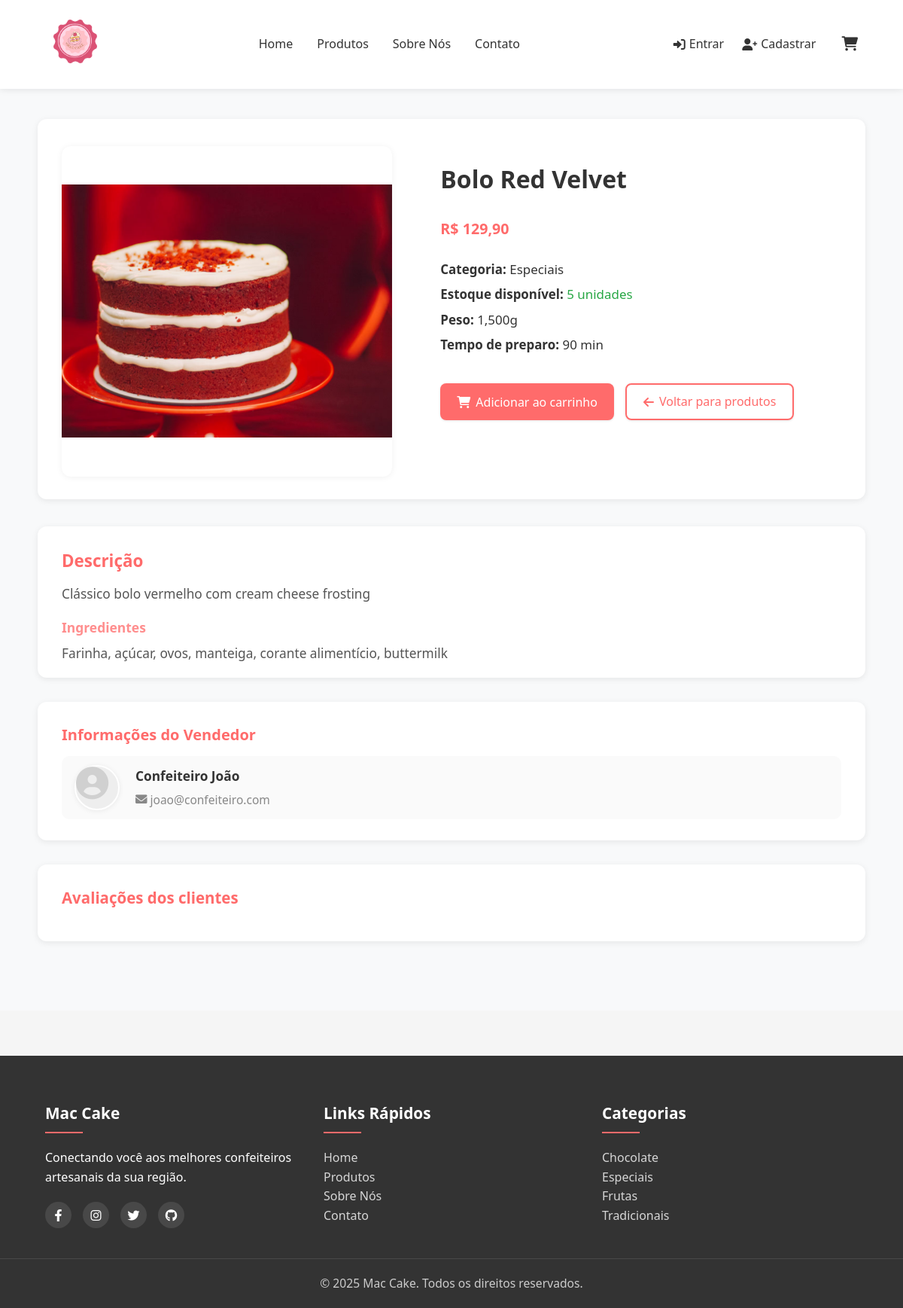
The page /pages/product_detail.php?id=3 on the database its author committed.
### tables this page shows
CREATE TABLE produtos (
    id INT AUTO_INCREMENT PRIMARY KEY,
    vendedor_id INT NOT NULL,
    nome VARCHAR(100) NOT NULL,
    slug VARCHAR(100) NOT NULL UNIQUE,
    descricao TEXT,
    preco DECIMAL(10,2) NOT NULL,
    preco_promocional DECIMAL(10,2) DEFAULT NULL,
    categoria VARCHAR(50),
    imagem_principal VARCHAR(255) NOT NULL,
    imagens_adicionais JSON DEFAULT NULL,
    estoque INT DEFAULT 0,
    ingredientes TEXT,
    peso DECIMAL(10,2) COMMENT 'em gramas',
    tempo_preparo INT COMMENT 'em minutos',
    destaque TINYINT(1) DEFAULT 0,
    data_cadastro DATETIME DEFAULT CURRENT_TIMESTAMP,
    data_atualizacao DATETIME DEFAULT CURRENT_TIMESTAMP ON UPDATE CURRENT_TIMESTAMP,
    ativo TINYINT(1) DEFAULT 1,
    FOREIGN KEY (vendedor_id) REFERENCES usuarios(id) ON DELETE CASCADE,
    INDEX idx_vendedor (vendedor_id),
    INDEX idx_categoria (categoria),
    INDEX idx_destaque (destaque),
    INDEX idx_preco (preco),
    FULLTEXT INDEX ft_nome_descricao (nome, descricao)
);

CREATE TABLE usuarios (
    id INT AUTO_INCREMENT PRIMARY KEY,
    nome VARCHAR(100) NOT NULL,
    email VARCHAR(100) NOT NULL UNIQUE,
    senha VARCHAR(255) NOT NULL,
    telefone VARCHAR(20),
    endereco TEXT,
    foto_perfil VARCHAR(255),
    tipo ENUM('cliente', 'vendedor', 'admin') DEFAULT 'cliente',
    data_cadastro DATETIME DEFAULT CURRENT_TIMESTAMP,
    data_atualizacao DATETIME ON UPDATE CURRENT_TIMESTAMP,
    ativo BOOLEAN DEFAULT TRUE,
    token_reset_senha VARCHAR(255),
    token_expira DATETIME,
    INDEX idx_email (email),
    INDEX idx_tipo (tipo)
);

### pages/product_detail.php (the view, shortened to what this page needs)
<?php
require_once __DIR__ . '/../includes/header.php';
$db = new Database();
$conn = $db->connect();
$product_id = isset($_GET['id']) ? (int)$_GET['id'] : 0;
$stmt = $conn->prepare("
    SELECT p.*, u.nome as vendedor_nome, u.foto_perfil as vendedor_foto, u.email as vendedor_email
    FROM produtos p
    JOIN usuarios u ON p.vendedor_id = u.id
    WHERE p.id = ? AND p.ativo = 1
    LIMIT 1
");
$stmt->execute([$product_id]);
$product = $stmt->fetch(PDO::FETCH_ASSOC);
$product_not_found = !$product;
?>
<!DOCTYPE html>
<html lang="pt-BR">
<head>
    <link rel="stylesheet" href="../assets/css/style.css">
    <link rel="stylesheet" href="../assets/css/product_detail.css">
    <link rel="stylesheet" href="https://cdnjs.cloudflare.com/ajax/libs/font-awesome/6.0.0-beta3/css/all.min.css">
</head>
<body>
    <?php require_once __DIR__ . '/../includes/header.php'; ?>
    <main class="product-detail-page">
        <?php if ($product_not_found): ?>
            <div class="product-not-found">
                <h1>Produto não encontrado</h1>
                <p>Este produto não está disponível ou foi removido.</p>
                <a href="/pages/products.php" class="btn btn-primary"><i class="fas fa-arrow-left"></i> Voltar para produtos</a>
            </div>
        <?php else: ?>
            <section class="product-main">
                <div class="product-gallery">
                    <div class="main-image">
                        <?php
                        $main_image_path = '../assets/images/uploads/products/' . htmlspecialchars($product['imagem_principal']);
                        $default_image = '../assets/images/default-product.jpg';
                        ?>
                        <img src="<?= (is_file($main_image_path) && filesize($main_image_path) > 0) ? $main_image_path : $default_image ?>"
                             alt="<?= htmlspecialchars($product['nome']) ?>"
                             onerror="this.src='<?= $default_image ?>'">
                    </div>
                </div>
                <div class="product-info">
                    <h1><?= htmlspecialchars($product['nome']) ?></h1>
                    <div class="product-pricing">
                        <?php if (!empty($product['preco_promocional']) && $product['preco_promocional'] > 0): ?>
                            <span class="original-price">R$ <?= number_format($product['preco'], 2, ',', '.') ?></span>
                            <span class="promo-price">R$ <?= number_format($product['preco_promocional'], 2, ',', '.') ?></span>
                            <span class="discount-badge">
                                -<?= ceil(100 - ($product['preco_promocional'] / $product['preco'] * 100)) ?>%
                            </span>
                        <?php else: ?>
                            <span class="price">R$ <?= number_format($product['preco'], 2, ',', '.') ?></span>
                        <?php endif; ?>
                    </div>
                    <div class="product-details">
                        <p><strong>Categoria:</strong> <?= htmlspecialchars($product['categoria'] ?: 'Indefinida') ?></p>
                        <p><strong>Estoque disponível:</strong>
                            <?php if ($product['estoque'] > 0): ?>
                                <span class="in-stock"><?= $product['estoque'] ?> unidade<?= $product['estoque'] > 1 ? 's' : '' ?></span>
                            <?php else: ?>
                                <span class="out-of-stock">Esgotado</span>
                            <?php endif; ?>
                        </p>
                        <?php if ($product['peso']): ?>
                            <p><strong>Peso:</strong> <?= number_format($product['peso'], 0) ?>g</p>
                        <?php endif; ?>
                        <?php if ($product['tempo_preparo']): ?>
                            <p><strong>Tempo de preparo:</strong> <?= $product['tempo_preparo'] ?> min</p>
                        <?php endif; ?>
                    </div>
                    <div class="product-actions">
                        <?php if ($product['estoque'] > 0): ?>
                            <button class="btn btn-primary add-to-cart-btn" data-id="<?= $product['id'] ?>">
                                <i class="fas fa-shopping-cart"></i> Adicionar ao carrinho
                            </button>
                        <?php else: ?>
                            <button class="btn btn-secondary" disabled>
                                <i class="fas fa-ban"></i> Indisponível
                            </button>
                        <?php endif; ?>
                        <a href="/pages/products.php" class="btn btn-outline">
                            <i class="fas fa-arrow-left"></i> Voltar para produtos
                        </a>
                    </div>
                </div>
            </section>
            <section class="product-description">
                <h2>Descrição</h2>
                <p><?= nl2br(htmlspecialchars($product['descricao'])) ?></p>
                <?php if ($product['ingredientes']): ?>
                    <h3>Ingredientes</h3>
                    <p><?= nl2br(htmlspecialchars($product['ingredientes'])) ?></p>
                <?php endif; ?>
            </section>
            <section class="seller-info">
                <h2>Informações do Vendedor</h2>
                <div class="seller-card">
                    <?php if ($product['vendedor_foto']): ?>
                        <img src="/assets/images/uploads/profiles/<?= htmlspecialchars($product['vendedor_foto']) ?>"
                             alt="Foto de <?= htmlspecialchars($product['vendedor_nome']) ?>" class="seller-avatar">
                    <?php else: ?>
                        <i class="fas fa-user-circle seller-avatar"></i>
                    <?php endif; ?>
                    <div class="seller-details">
                        <span class="seller-name"><?= htmlspecialchars($product['vendedor_nome']) ?></span>
                        <span class="seller-email"><i class="fas fa-envelope"></i> <?= htmlspecialchars($product['vendedor_email']) ?></span>
                    </div>
                </div>
            </section>
            <section class="product-reviews">
                <h2>Avaliações dos clientes</h2>
            </section>
        <?php endif; ?>
    </main>
    <?php require_once __DIR__ . '/../includes/footer.php'; ?>
</body>
</html>

### assets/css/style.css (style rules this page uses)
:root { --primary-color: #ff6b6b; --primary-hover: #ff5252; --secondary-color: #ff8e8e; --dark-color: #333333; --dark-light: #555555; --light-color: #f8f9fa; --gray-light: #e9ecef; --white: #ffffff; --black: #000000; --success-color: #28a745; --danger-color: #dc3545; --warning-color: #ffc107; --info-color: #17a2b8; --disabled-color: #cccccc; --space-xs: 0.5rem; --space-sm: 1rem; --space-md: 1.5rem; --space-lg: 2rem; --space-xl: 3rem; --space-xxl: 4rem; --font-size-xs: 0.75rem; --font-size-sm: 0.875rem; --font-size-md: 1rem; --font-size-lg: 1.25rem; --font-size-xl: 1.5rem; --font-size-xxl: 2rem; --font-size-xxxl: 3rem; --font-family: 'Segoe UI', Tahoma, Geneva, Verdana, sans-serif; --border-radius-sm: 4px; --border-radius-md: 8px; --border-radius-lg: 12px; --border-radius-xl: 18px; --border-radius-circle: 50%; --border-radius: var(--border-radius-md); --box-shadow: 0 2px 8px rgba(0,0,0,0.08); --shadow-sm: 0 1px 3px rgba(0, 0, 0, 0.1); --shadow-md: 0 4px 6px rgba(0, 0, 0, 0.1); --shadow-lg: 0 10px 15px rgba(0, 0, 0, 0.1); --shadow-xl: 0 20px 25px rgba(0,0,0,0.10); --transition-fast: all 0.15s ease; --transition-normal: all 0.3s ease; --transition: all 0.25s cubic-bezier(.4,0,.2,1); --transition-slow: all 0.5s ease; --z-index-dropdown: 100; --z-index-sticky: 200; --z-index-fixed: 300; --z-index-modal: 400; --z-index-mobile-nav: 500; }
*, *::before, *::after { margin: 0; padding: 0; box-sizing: border-box; }
html { scroll-behavior: smooth; font-size: 16px; }
body { font-family: var(--font-family); line-height: 1.6; color: var(--dark-color); background-color: #f5f5f5; min-height: 100vh; }
a { text-decoration: none; color: var(--primary-color); transition: var(--transition); }
button { cursor: pointer; border: none; background: none; font-family: inherit; }
.btn { display: inline-block; background: var(--primary-color); color: white; padding: 10px 22px; border: none; border-radius: var(--border-radius); cursor: pointer; transition: var(--transition); font-size: 1rem; font-weight: 500; box-shadow: var(--shadow-sm); outline: none; }
.btn-outline { background: transparent; border: 2px solid white; color: white; }
.btn-primary { background: var(--primary-color); color: #fff; }
.product-info { padding: 18px 16px 12px 16px; flex: 1 1 auto; display: flex; flex-direction: column; justify-content: space-between; }
.promo-price, .price { font-weight: bold; color: var(--primary-color); font-size: 1.2rem; margin-bottom: 5px; }

### rows shown on the page
produtos: imagem_principal (picture), nome "Bolo Red Velvet", preco "129,90", categoria "Especiais", estoque "5", peso "1,500", tempo_preparo "90", descricao "Clássico bolo vermelho com cream cheese frosting", ingredientes "Farinha, açúcar, ovos, manteiga, corante alimentício, buttermilk", vendedor.nome "Confeiteiro João", vendedor.email "joao@confeiteiro.com"

### other values the page prints
$category "Chocolate"
$category "Especiais"
$category "Frutas"
$category "Tradicionais"
